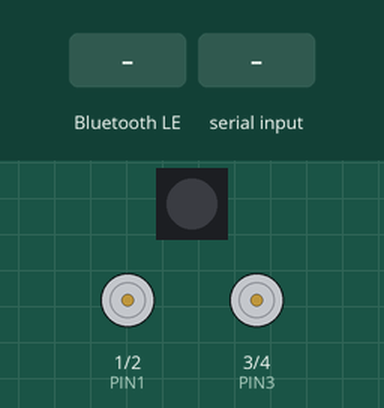
This sketch was run on a simulated ESP32-S3. Shown: 1 RGB LEDs in strip order, left to right, motor-driver pin pairs drawn as motors (green arrow = first pin HIGH = forward, orange = second pin HIGH = backward, longer = more drive). Inputs (shaded band) come from the test bench. Dim RGB values are drawn brighter than linear; nothing arrives over Bluetooth unless stated; a phone connects over Bluetooth LE 3 s after start; what the sketch prints to the serial monitor is not drawn.

Above: at 2.4 s.
2.5 s: Bluetooth LE write "w" received
At 3.0 s:
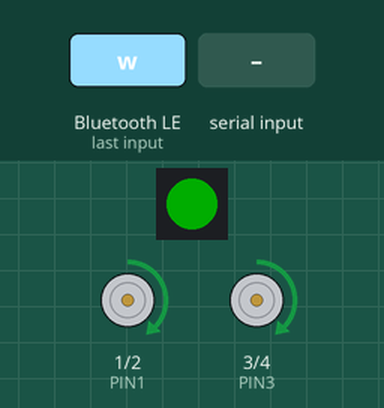
5.5 s: "s" received over Serial
At 5.8 s:
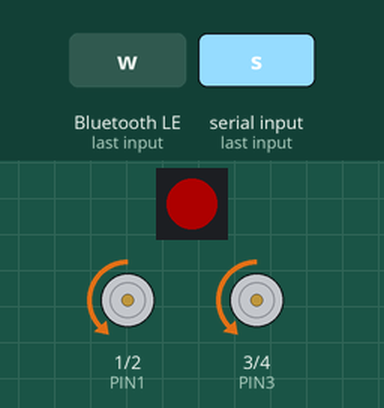
7.0 s: Bluetooth LE write "a" received
At 8.2 s:
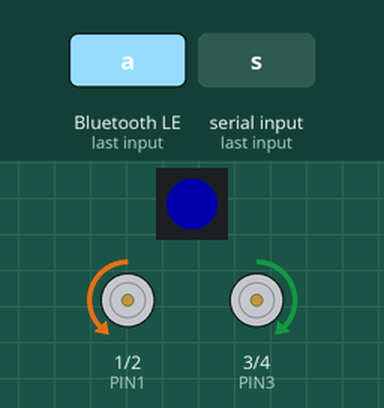
8.5 s: "d" received over Serial
At 9.6 s:
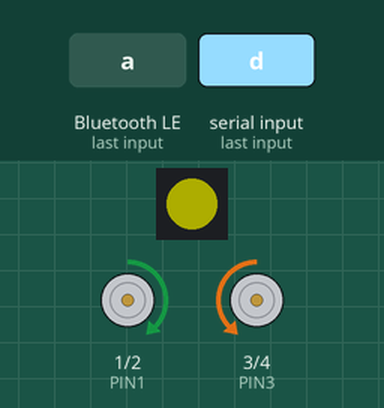
10.0 s: Bluetooth LE write "b" received
At 11.2 s:
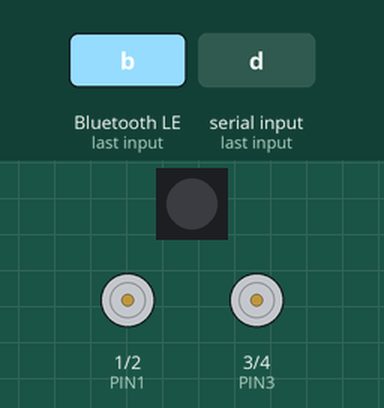
11.5 s: "w" received over Serial
At 11.9 s:
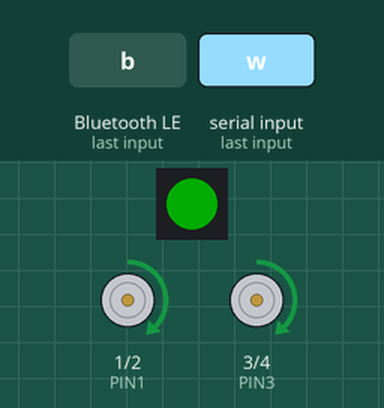
Timing chart, 0 to 14.0 s (numbered marks = the images above; inputs shaded):
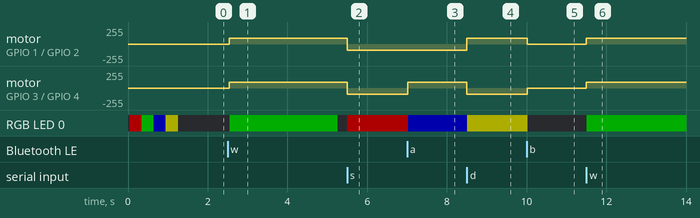

Measured:
- after the input at 2.5 s, motor on GPIO 1 (PIN1) / GPIO 2 (PIN2), motor on GPIO 3 (PIN3) / GPIO 4 (PIN4): stopped → forward 90/255 at once; RGB LED 0: off → RGB(0, 50, 0) after 0.05 s, → off 2.7 s later
- after the input at 5.5 s, motor on GPIO 1 (PIN1) / GPIO 2 (PIN2), motor on GPIO 3 (PIN3) / GPIO 4 (PIN4): forward 90/255 → backward 90/255 at once; RGB LED 0: off → RGB(50, 0, 0) at once
- after the input at 7.0 s, motor on GPIO 3 (PIN3) / GPIO 4 (PIN4): backward 90/255 → forward 90/255 at once; RGB LED 0: RGB(50, 0, 0) → RGB(0, 0, 50) at once
- after the input at 8.5 s, motor on GPIO 1 (PIN1) / GPIO 2 (PIN2): backward 90/255 → forward 90/255 at once; motor on GPIO 3 (PIN3) / GPIO 4 (PIN4): forward 90/255 → backward 90/255 at once; RGB LED 0: RGB(0, 0, 50) → RGB(50, 50, 0) at once
- after the input at 10.0 s, motor on GPIO 1 (PIN1) / GPIO 2 (PIN2): forward 90/255 → stopped at once; motor on GPIO 3 (PIN3) / GPIO 4 (PIN4): backward 90/255 → stopped at once; RGB LED 0: RGB(50, 50, 0) → off at once
- after the input at 11.5 s, motor on GPIO 1 (PIN1) / GPIO 2 (PIN2), motor on GPIO 3 (PIN3) / GPIO 4 (PIN4): stopped → forward 90/255 at once; RGB LED 0: off → RGB(0, 50, 0) at once

The sketch:

final_motorkontrol.ino
```cpp
#include <Adafruit_NeoPixel.h>
#include <BLEDevice.h>
#include <BLEServer.h>
#include <BLEUtils.h>
#include <BLE2902.h>

// Forward declarations (fonksiyon önceden tanımlamaları)
void bleBaglandi();
void bleKoptu();
void komutIsle(char komut, String kaynak);

// BLE Server ve karakteristikler
BLEServer* pServer = NULL;
BLECharacteristic* pTxCharacteristic;
bool deviceConnected = false;
bool oldDeviceConnected = false;

// BLE UUID'leri (Nordic UART Service)
#define SERVICE_UUID           "6E400001-B5A3-F393-E0A9-E50E24DCCA9E"
#define CHARACTERISTIC_UUID_RX "6E400002-B5A3-F393-E0A9-E50E24DCCA9E"
#define CHARACTERISTIC_UUID_TX "6E400003-B5A3-F393-E0A9-E50E24DCCA9E"

// RGB LED pin tanımlaması (ESP32-S3-Mini-1 için genellikle GPIO48)
#define RGB_LED_PIN 48
#define NUM_PIXELS 1  // Tek LED var

// Motor pin tanımlamaları
#define PIN1 1   // Sol motor ileri
#define PIN2 2   // Sol motor geri
#define PIN3 3   // Sağ motor ileri
#define PIN4 4   // Sağ motor geri

// Hız değeri (%35 = 90/255)
// Hız değeri (%80 = 204/255)
int hiz80 = 90;  // 3.3V * 0.8 = 2.64V için PWM değeri;

// NeoPixel nesnesi oluştur
Adafruit_NeoPixel strip(NUM_PIXELS, RGB_LED_PIN, NEO_GRB + NEO_KHZ800);

// BLE Server Callback sınıfı
class MyServerCallbacks: public BLEServerCallbacks {
    void onConnect(BLEServer* pServer) {
      deviceConnected = true;
      Serial.println("🔵✅ BLE cihazı bağlandı!");
      bleBaglandi();
    };

    void onDisconnect(BLEServer* pServer) {
      deviceConnected = false;
      Serial.println("🔵❌ BLE cihazı bağlantısı kesildi!");
      bleKoptu();
    }
};

// BLE Characteristic Callback sınıfı
class MyCallbacks: public BLECharacteristicCallbacks {
    void onWrite(BLECharacteristic *pCharacteristic) {
      String receivedValue = pCharacteristic->getValue().c_str();

      if (receivedValue.length() > 0) {
        char komut = receivedValue[0];
        komutIsle(komut, "BLE");
      }
    }
};

void setup() {
  Serial.begin(115200);

  Serial.println("ESP32-S3 PWM WASD Kontrolü + RGB LED + BLE BLUETOOTH");
  Serial.println("=====================================================");
  Serial.println("🔵 BLE Cihaz Adı: ESP32_Robot_Car");
  Serial.println("📱 Bluetooth LE uygulamasından bağlanın!");
  Serial.println("🔧 Nordic UART Service kullanıyor");
  Serial.println("");
  Serial.println("KONTROLLER:");
  Serial.println("W/w = Düz İleri (YEŞIL LED)");
  Serial.println("S/s = Düz Geri (KIRMIZI LED)");
  Serial.println("A/a = Sol Dönüş (MAVİ LED)");
  Serial.println("D/d = Sağ Dönüş (SARI LED)");
  Serial.println("B/b = FREN/DURDUR (LED SÖNER)");
  Serial.println("I/i = BİLGİ (BLE durumu)");
  Serial.println("");
  Serial.println("Sol Motor: Pin1(ileri), Pin2(geri)");
  Serial.println("Sağ Motor: Pin3(ileri), Pin4(geri)");
  Serial.println("");

  // RGB LED başlat
  strip.begin();
  strip.clear();
  strip.show();
  strip.setBrightness(50);

  // Motor pinlerini çıkış olarak ayarla
  pinMode(PIN1, OUTPUT);
  pinMode(PIN2, OUTPUT);
  pinMode(PIN3, OUTPUT);
  pinMode(PIN4, OUTPUT);

  // Başlangıçta tüm pinleri kapat
  tumPinleriKapat();

  // RGB LED testi
  Serial.println("RGB LED testi...");
  testRGB();

  // BLE başlat
  bleBaslat();

  Serial.println("🔵 BLE aktif! Bağlantı bekleniyor...");
  Serial.println("📱 BLE Scanner uygulaması ile 'ESP32_Robot_Car' arayın");
  Serial.println("");
}

void loop() {
  // Seri porttan komut kontrolü
  if (Serial.available()) {
    char komut = Serial.read();
    komutIsle(komut, "Seri Port");
  }

  // BLE bağlantı durumu değişikliklerini kontrol et
  if (!deviceConnected && oldDeviceConnected) {
    delay(500); // BLE stack'in hazırlanması için bekle
    pServer->startAdvertising(); // Yeniden reklamı başlat
    Serial.println("🔵 BLE reklamı yeniden başlatıldı");
    oldDeviceConnected = deviceConnected;
  }

  if (deviceConnected && !oldDeviceConnected) {
    oldDeviceConnected = deviceConnected;
  }
}

void bleBaslat() {
  // BLE cihazını başlat
  BLEDevice::init("ESP32_Robot_Car");

  // BLE sunucuyu oluştur
  pServer = BLEDevice::createServer();
  pServer->setCallbacks(new MyServerCallbacks());

  // BLE servisini oluştur
  BLEService *pService = pServer->createService(SERVICE_UUID);

  // TX karakteristiğini oluştur
  pTxCharacteristic = pService->createCharacteristic(
                    CHARACTERISTIC_UUID_TX,
                    BLECharacteristic::PROPERTY_NOTIFY
                  );

  pTxCharacteristic->addDescriptor(new BLE2902());

  // RX karakteristiğini oluştur
  BLECharacteristic* pRxCharacteristic = pService->createCharacteristic(
                       CHARACTERISTIC_UUID_RX,
                       BLECharacteristic::PROPERTY_WRITE
                     );

  pRxCharacteristic->setCallbacks(new MyCallbacks());

  // Servisi başlat
  pService->start();

  // Reklamı başlat
  pServer->getAdvertising()->start();
  Serial.println("🔵 BLE servisi başlatıldı, reklam yayınlanıyor...");
}

void komutIsle(char komut, String kaynak) {
  if (komut == 'w' || komut == 'W') {
    ileri();
    mesajGonder("✅ DÜZ İLERİ komutu alındı (" + kaynak + ")");
  }
  else if (komut == 's' || komut == 'S') {
    geri();
    mesajGonder("✅ DÜZ GERİ komutu alındı (" + kaynak + ")");
  }
  else if (komut == 'a' || komut == 'A') {
    solDonus();
    mesajGonder("✅ SOL DÖNÜŞ komutu alındı (" + kaynak + ")");
  }
  else if (komut == 'd' || komut == 'D') {
    sagDonus();
    mesajGonder("✅ SAĞ DÖNÜŞ komutu alındı (" + kaynak + ")");
  }
  else if (komut == 'b' || komut == 'B') {
    frenDur();
    mesajGonder("🛑 FREN komutu alındı (" + kaynak + ")");
  }
  else if (komut == 'i' || komut == 'I') {
    bilgiGoster();
  }
  else if (komut == '3') {
    hiz80= 90;
  }
  else if (komut == '5') {
    hiz80= 127;
  }
  else if (komut == '6') {
    hiz80= 155;
  }
}

void ileri() {
  analogWrite(PIN1, hiz80);
  analogWrite(PIN2, 0);
  analogWrite(PIN3, hiz80);
  analogWrite(PIN4, 0);

  strip.setPixelColor(0, strip.Color(0, 255, 0)); // Yeşil
  strip.show();

  Serial.println("🟢 DÜZ İLERİ - W tuşuna basıldı (YEŞIL LED)");
  Serial.println("Sol Motor: Pin1=2.64V, Pin2=0V");
  Serial.println("Sağ Motor: Pin3=2.64V, Pin4=0V");
  Serial.println("");
}

void geri() {
  analogWrite(PIN1, 0);
  analogWrite(PIN2, hiz80);
  analogWrite(PIN3, 0);
  analogWrite(PIN4, hiz80);

  strip.setPixelColor(0, strip.Color(255, 0, 0)); // Kırmızı
  strip.show();

  Serial.println("🔴 DÜZ GERİ - S tuşuna basıldı (KIRMIZI LED)");
  Serial.println("Sol Motor: Pin1=0V, Pin2=2.64V");
  Serial.println("Sağ Motor: Pin3=0V, Pin4=2.64V");
  Serial.println("");
}

void solDonus() {
  analogWrite(PIN1, 0);
  analogWrite(PIN2, hiz80);
  analogWrite(PIN3, hiz80);
  analogWrite(PIN4, 0);

  strip.setPixelColor(0, strip.Color(0, 0, 255)); // Mavi
  strip.show();

  Serial.println("🔵 SOL DÖNÜŞ - A tuşuna basıldı (MAVİ LED)");
  Serial.println("Sol Motor Geri: Pin1=0V, Pin2=2.64V");
  Serial.println("Sağ Motor İleri: Pin3=2.64V, Pin4=0V");
  Serial.println("");
}

void sagDonus() {
  analogWrite(PIN1, hiz80);
  analogWrite(PIN2, 0);
  analogWrite(PIN3, 0);
  analogWrite(PIN4, hiz80);

  strip.setPixelColor(0, strip.Color(255, 255, 0)); // Sarı
  strip.show();

  Serial.println("🟡 SAĞ DÖNÜŞ - D tuşuna basıldı (SARI LED)");
  Serial.println("Sol Motor İleri: Pin1=2.64V, Pin2=0V");
  Serial.println("Sağ Motor Geri: Pin3=0V, Pin4=2.64V");
  Serial.println("");
}

void frenDur() {
  analogWrite(PIN1, 0);
  analogWrite(PIN2, 0);
  analogWrite(PIN3, 0);
  analogWrite(PIN4, 0);

  strip.clear();
  strip.show();

  Serial.println("🛑 FREN - B tuşu (ARABA DURDU, LED SÖNDÜ)");
  Serial.println("Tüm motorlar: 0V");
  Serial.println("");
}

void tumPinleriKapat() {
  analogWrite(PIN1, 0);
  analogWrite(PIN2, 0);
  analogWrite(PIN3, 0);
  analogWrite(PIN4, 0);

  strip.clear();
  strip.show();

  Serial.println("Tüm pinler kapatıldı - 0V (LED kapalı)");
  Serial.println("");
}

void testRGB() {
  strip.setPixelColor(0, strip.Color(255, 0, 0)); // Kırmızı
  strip.show();
  delay(300);

  strip.setPixelColor(0, strip.Color(0, 255, 0)); // Yeşil
  strip.show();
  delay(300);

  strip.setPixelColor(0, strip.Color(0, 0, 255)); // Mavi
  strip.show();
  delay(300);

  strip.setPixelColor(0, strip.Color(255, 255, 0)); // Sarı
  strip.show();
  delay(300);

  strip.clear();
  strip.show();
  Serial.println("RGB test tamamlandı!");
  Serial.println("");
}

void bleBaglandi() {
  bleMesajGonder("🎉 ESP32 Robot Arabaya hoş geldiniz!");
  bleMesajGonder("Kontroller: W(ileri) S(geri) A(sol) D(sag) B(dur) I(bilgi)");

  // Bağlantı gösterimi için LED animasyonu
  for (int i = 0; i < 3; i++) {
    strip.setPixelColor(0, strip.Color(0, 0, 255)); // Mavi
    strip.show();
    delay(200);
    strip.clear();
    strip.show();
    delay(200);
  }
}

void bleKoptu() {
  // Güvenlik için arabayı durdur
  frenDur();
}

void mesajGonder(String mesaj) {
  Serial.println(mesaj);
  if (deviceConnected) {
    bleMesajGonder(mesaj);
  }
}

void bleMesajGonder(String mesaj) {
  if (deviceConnected) {
    pTxCharacteristic->setValue(mesaj.c_str());
    pTxCharacteristic->notify();
    delay(10); // BLE stack için küçük gecikme
  }
}

void bilgiGoster() {
  String durum = deviceConnected ? "🔵✅ BAĞLI" : "🔵❌ BAĞLI DEĞİL";

  Serial.println("=================== BİLGİ ===================");
  Serial.println("Cihaz Adı: ESP32_Robot_Car");
  Serial.println("BLE Durumu: " + durum);
  Serial.println("Motor Hızı: %80 (2.64V)");
  Serial.println("RGB LED Pin: 48");
  Serial.println("Motor Pinleri: 1,2,3,4");
  Serial.println("BLE Protokol: Nordic UART Service");
  Serial.println("============================================");

  if (deviceConnected) {
    bleMesajGonder("=============== ROBOT BİLGİ ===============");
    bleMesajGonder("🔵 BLE: BAĞLI");
    bleMesajGonder("⚡ Motor Hızı: %80");
    bleMesajGonder("🎮 Kontroller: W/S/A/D/B/I");
    bleMesajGonder("🔴🟢🔵🟡 RGB LED aktif");
    bleMesajGonder("==========================================");
  }
}
```
